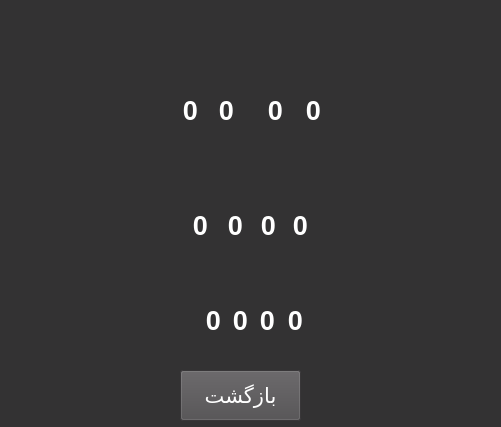
<?xml version="1.0" encoding="UTF-8"?>
<ui version="4.0">
 <class>MainWindow</class>
 <widget class="QMainWindow" name="MainWindow">
  <property name="geometry">
   <rect>
    <x>0</x>
    <y>0</y>
    <width>501</width>
    <height>427</height>
   </rect>
  </property>
  <property name="minimumSize">
   <size>
    <width>501</width>
    <height>427</height>
   </size>
  </property>
  <property name="maximumSize">
   <size>
    <width>501</width>
    <height>427</height>
   </size>
  </property>
  <property name="windowTitle">
   <string>MainWindow</string>
  </property>
  <property name="styleSheet">
   <string notr="true">background-color: rgb(51, 50, 51);</string>
  </property>
  <widget class="QWidget" name="centralwidget">
   <widget class="QLabel" name="label">
    <property name="geometry">
     <rect>
      <x>9</x>
      <y>9</y>
      <width>483</width>
      <height>381</height>
     </rect>
    </property>
    <property name="styleSheet">
     <string notr="true">image: url(:/bg/bgg.png);</string>
    </property>
    <property name="text">
     <string/>
    </property>
   </widget>
   <widget class="QLabel" name="s4">
    <property name="geometry">
     <rect>
      <x>190</x>
      <y>200</y>
      <width>21</width>
      <height>51</height>
     </rect>
    </property>
    <property name="font">
     <font>
      <pointsize>20</pointsize>
      <bold>true</bold>
     </font>
    </property>
    <property name="styleSheet">
     <string notr="true">color: rgb(255, 255, 255);
background-color: transparent;</string>
    </property>
    <property name="text">
     <string>0</string>
    </property>
    <property name="alignment">
     <set>Qt::AlignCenter</set>
    </property>
   </widget>
   <widget class="QLabel" name="s3">
    <property name="geometry">
     <rect>
      <x>225</x>
      <y>200</y>
      <width>21</width>
      <height>51</height>
     </rect>
    </property>
    <property name="font">
     <font>
      <pointsize>20</pointsize>
      <bold>true</bold>
     </font>
    </property>
    <property name="styleSheet">
     <string notr="true">color: rgb(255, 255, 255);
background-color: transparent;</string>
    </property>
    <property name="text">
     <string>0</string>
    </property>
    <property name="alignment">
     <set>Qt::AlignCenter</set>
    </property>
   </widget>
   <widget class="QLabel" name="s2">
    <property name="geometry">
     <rect>
      <x>258</x>
      <y>200</y>
      <width>21</width>
      <height>51</height>
     </rect>
    </property>
    <property name="font">
     <font>
      <pointsize>20</pointsize>
      <bold>true</bold>
     </font>
    </property>
    <property name="styleSheet">
     <string notr="true">color: rgb(255, 255, 255);
background-color: transparent;</string>
    </property>
    <property name="text">
     <string>0</string>
    </property>
    <property name="alignment">
     <set>Qt::AlignCenter</set>
    </property>
   </widget>
   <widget class="QLabel" name="s1">
    <property name="geometry">
     <rect>
      <x>290</x>
      <y>200</y>
      <width>21</width>
      <height>51</height>
     </rect>
    </property>
    <property name="font">
     <font>
      <pointsize>20</pointsize>
      <bold>true</bold>
     </font>
    </property>
    <property name="styleSheet">
     <string notr="true">color: rgb(255, 255, 255);
background-color: transparent;</string>
    </property>
    <property name="text">
     <string>0</string>
    </property>
    <property name="alignment">
     <set>Qt::AlignCenter</set>
    </property>
   </widget>
   <widget class="QLabel" name="hh">
    <property name="geometry">
     <rect>
      <x>180</x>
      <y>85</y>
      <width>21</width>
      <height>51</height>
     </rect>
    </property>
    <property name="font">
     <font>
      <pointsize>20</pointsize>
      <bold>true</bold>
     </font>
    </property>
    <property name="styleSheet">
     <string notr="true">color: rgb(255, 255, 255);
background-color: transparent;</string>
    </property>
    <property name="text">
     <string>0</string>
    </property>
    <property name="alignment">
     <set>Qt::AlignCenter</set>
    </property>
   </widget>
   <widget class="QLabel" name="h">
    <property name="geometry">
     <rect>
      <x>216</x>
      <y>85</y>
      <width>21</width>
      <height>51</height>
     </rect>
    </property>
    <property name="font">
     <font>
      <pointsize>20</pointsize>
      <bold>true</bold>
     </font>
    </property>
    <property name="styleSheet">
     <string notr="true">color: rgb(255, 255, 255);
background-color: transparent;</string>
    </property>
    <property name="text">
     <string>0</string>
    </property>
    <property name="alignment">
     <set>Qt::AlignCenter</set>
    </property>
   </widget>
   <widget class="QLabel" name="mm">
    <property name="geometry">
     <rect>
      <x>265</x>
      <y>85</y>
      <width>21</width>
      <height>51</height>
     </rect>
    </property>
    <property name="font">
     <font>
      <pointsize>20</pointsize>
      <bold>true</bold>
     </font>
    </property>
    <property name="styleSheet">
     <string notr="true">color: rgb(255, 255, 255);
background-color: transparent;</string>
    </property>
    <property name="text">
     <string>0</string>
    </property>
    <property name="alignment">
     <set>Qt::AlignCenter</set>
    </property>
   </widget>
   <widget class="QLabel" name="m">
    <property name="geometry">
     <rect>
      <x>303</x>
      <y>85</y>
      <width>21</width>
      <height>51</height>
     </rect>
    </property>
    <property name="font">
     <font>
      <pointsize>20</pointsize>
      <bold>true</bold>
     </font>
    </property>
    <property name="styleSheet">
     <string notr="true">color: rgb(255, 255, 255);
background-color: transparent;</string>
    </property>
    <property name="text">
     <string>0</string>
    </property>
    <property name="alignment">
     <set>Qt::AlignCenter</set>
    </property>
   </widget>
   <widget class="QPushButton" name="btn_retrn">
    <property name="geometry">
     <rect>
      <x>180</x>
      <y>370</y>
      <width>121</width>
      <height>51</height>
     </rect>
    </property>
    <property name="sizePolicy">
     <sizepolicy hsizetype="Minimum" vsizetype="Expanding">
      <horstretch>0</horstretch>
      <verstretch>0</verstretch>
     </sizepolicy>
    </property>
    <property name="font">
     <font>
      <family>B Yekan</family>
      <pointsize>16</pointsize>
     </font>
    </property>
    <property name="styleSheet">
     <string notr="true">background-color: rgb(78, 76, 78);
color: rgb(255, 255, 255);</string>
    </property>
    <property name="text">
     <string>بازگشت</string>
    </property>
   </widget>
   <widget class="QLabel" name="m1">
    <property name="geometry">
     <rect>
      <x>285</x>
      <y>295</y>
      <width>21</width>
      <height>51</height>
     </rect>
    </property>
    <property name="font">
     <font>
      <pointsize>20</pointsize>
      <bold>true</bold>
     </font>
    </property>
    <property name="styleSheet">
     <string notr="true">color: rgb(255, 255, 255);
background-color: transparent;</string>
    </property>
    <property name="text">
     <string>0</string>
    </property>
    <property name="alignment">
     <set>Qt::AlignCenter</set>
    </property>
   </widget>
   <widget class="QLabel" name="m2">
    <property name="geometry">
     <rect>
      <x>257</x>
      <y>295</y>
      <width>21</width>
      <height>51</height>
     </rect>
    </property>
    <property name="font">
     <font>
      <pointsize>20</pointsize>
      <bold>true</bold>
     </font>
    </property>
    <property name="styleSheet">
     <string notr="true">color: rgb(255, 255, 255);
background-color: transparent;</string>
    </property>
    <property name="text">
     <string>0</string>
    </property>
    <property name="alignment">
     <set>Qt::AlignCenter</set>
    </property>
   </widget>
   <widget class="QLabel" name="m4">
    <property name="geometry">
     <rect>
      <x>203</x>
      <y>295</y>
      <width>21</width>
      <height>51</height>
     </rect>
    </property>
    <property name="font">
     <font>
      <pointsize>20</pointsize>
      <bold>true</bold>
     </font>
    </property>
    <property name="styleSheet">
     <string notr="true">color: rgb(255, 255, 255);
background-color: transparent;</string>
    </property>
    <property name="text">
     <string>0</string>
    </property>
    <property name="alignment">
     <set>Qt::AlignCenter</set>
    </property>
   </widget>
   <widget class="QLabel" name="m3">
    <property name="geometry">
     <rect>
      <x>230</x>
      <y>295</y>
      <width>21</width>
      <height>51</height>
     </rect>
    </property>
    <property name="font">
     <font>
      <pointsize>20</pointsize>
      <bold>true</bold>
     </font>
    </property>
    <property name="styleSheet">
     <string notr="true">color: rgb(255, 255, 255);
background-color: transparent;</string>
    </property>
    <property name="text">
     <string>0</string>
    </property>
    <property name="alignment">
     <set>Qt::AlignCenter</set>
    </property>
   </widget>
  </widget>
 </widget>
 <resources>
  <include location="bg.qrc"/>
 </resources>
 <connections/>
</ui>
